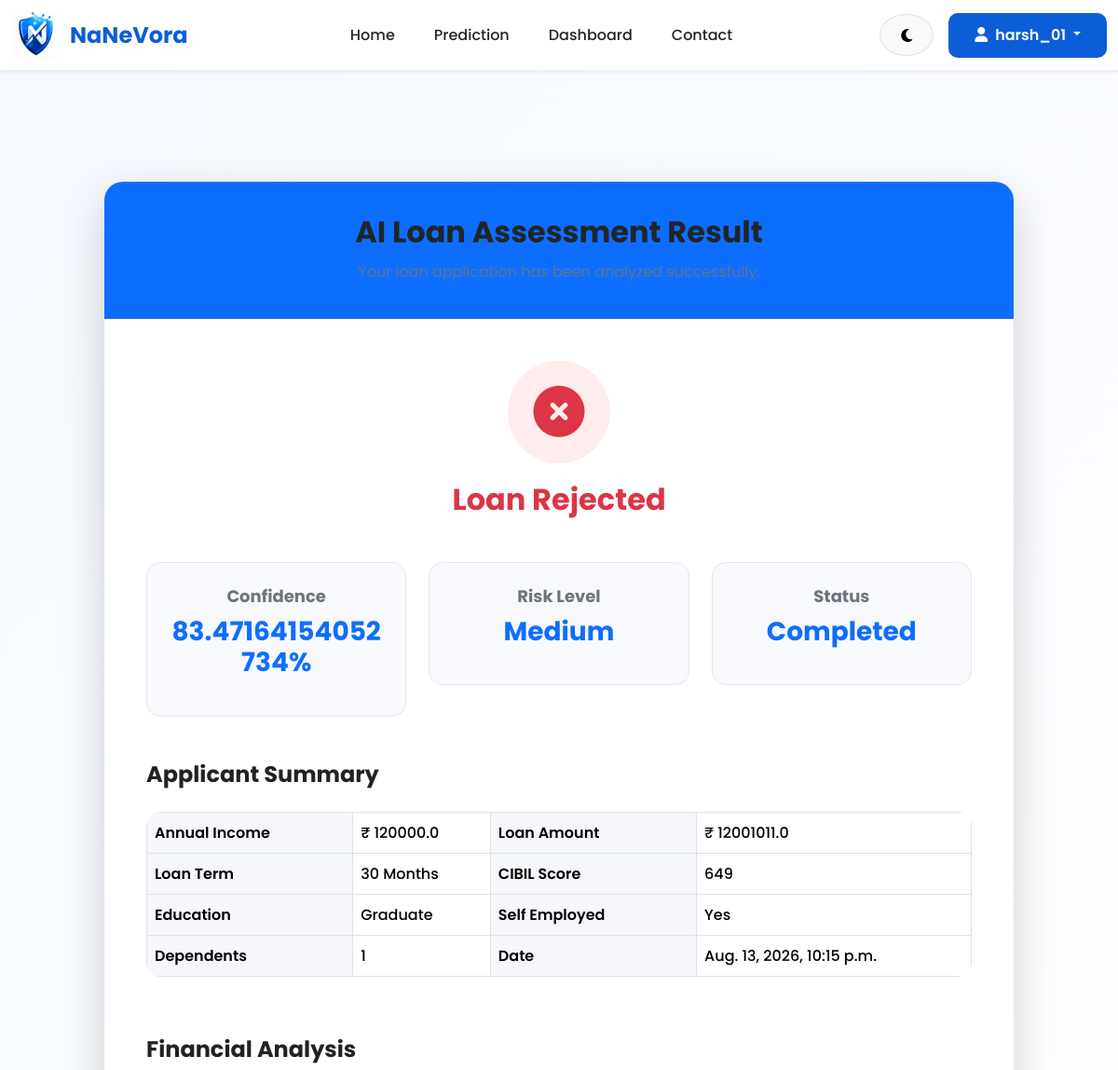
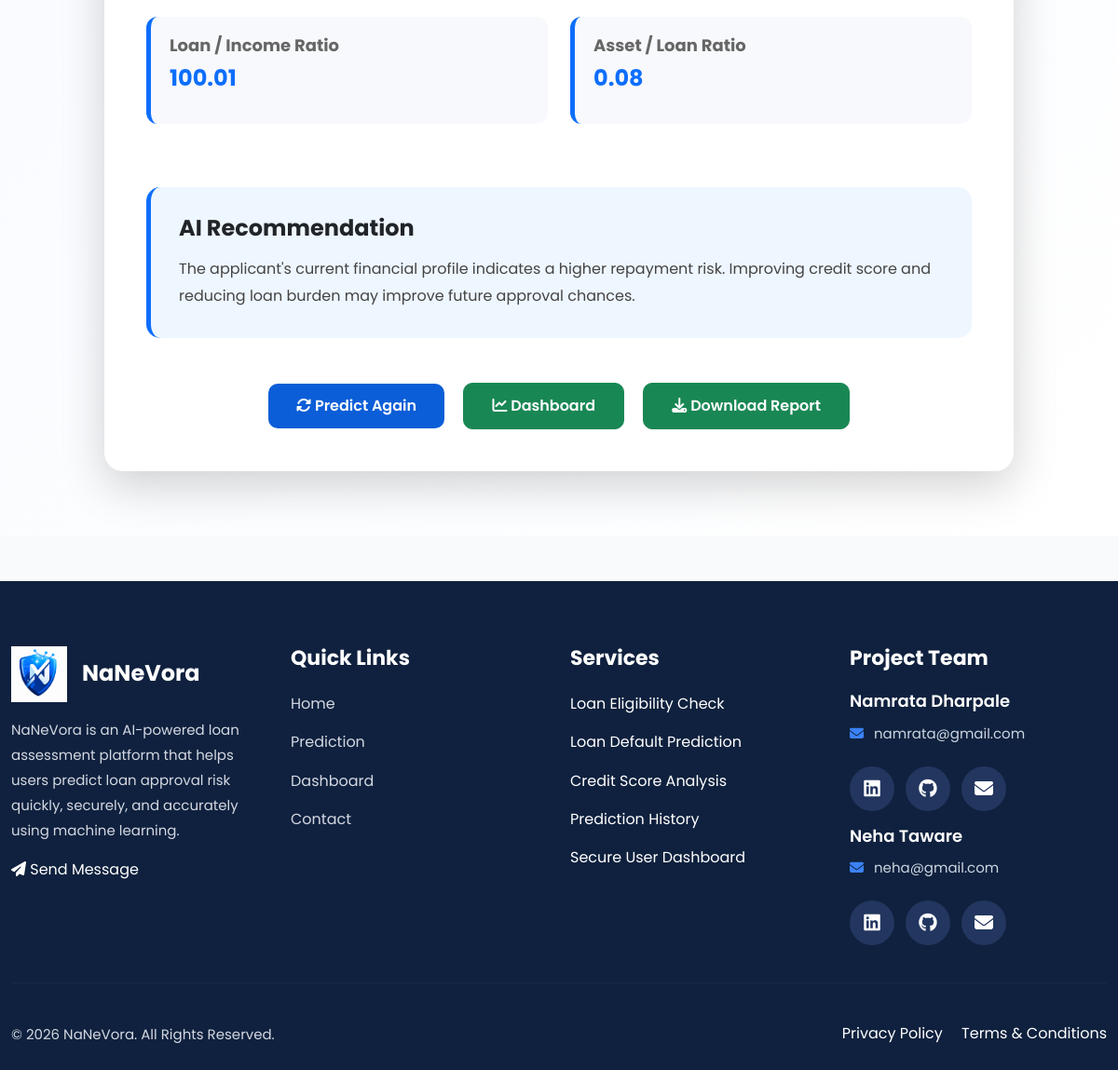
The app's page /result/16/ (signed in) with its own data (2 pictures, top to bottom).
### website/models.py (models this page shows, shortened)
class Prediction(models.Model):
    EDUCATION = [
        ('Graduate', 'Graduate'),
        ('Not Graduate', 'Not Graduate'),
    ]
    YES_NO = [
        ('Yes', 'Yes'),
        ('No', 'No'),
    ]
    RESULT = [
        ('Approved', 'Approved'),
        ('Rejected', 'Rejected'),
    ]
    user = models.ForeignKey(
        User,
        on_delete=models.CASCADE,
        related_name='predictions'
    )
    no_of_dependents = models.IntegerField()
    education = models.CharField(
        max_length=20,
        choices=EDUCATION
    )
    self_employed = models.CharField(
        max_length=10,
        choices=YES_NO
    )
    income_annum = models.FloatField()
    loan_amount = models.FloatField()
    loan_term = models.IntegerField()
    cibil_score = models.IntegerField()
    residential_assets_value = models.FloatField()
    commercial_assets_value = models.FloatField()
    luxury_assets_value = models.FloatField()
    bank_asset_value = models.FloatField()
    loan_income_ratio = models.FloatField(
        default=0
    )
    asset_loan_ratio = models.FloatField(
        default=0
    )
    prediction_result = models.CharField(
        max_length=20,
        choices=RESULT,
        blank=True
    )
    prediction_probability = models.FloatField(
        default=0
    )
    created_at = models.DateTimeField(
        auto_now_add=True
    )
    prediction_probability = models.FloatField(
        default=0
    )
    status = models.CharField(
    max_length=20,
    default="Completed"
    )
    risk_level = models.CharField(
    max_length=20,
    default="Low"
    )

### website/views.py (the view)
@login_required
def result(request, prediction_id):
    prediction = get_object_or_404(
        Prediction,
        id=prediction_id,
        user=request.user
    )
    return render(
        request,
        "result.html",
        {
            "prediction": prediction
        }
    )

### templates/result.html (shortened to what this page needs)
{% extends 'base.html' %}
{% load static %}
{% block extra_css %}
<link rel="stylesheet" href="{% static 'css/result.css' %}">
{% endblock %}
{% block content %}
<section class="result-section">
<div class="container">
<div class="row justify-content-center">
<div class="col-lg-10">
<div class="card result-card shadow-lg">
<div class="card-header text-center">
<h2>
AI Loan Assessment Result
</h2>
<p>
</p>
</div>
<div class="card-body">
<div class="text-center mb-5">
{% if prediction.prediction_result == "Approved" %}
<div class="status-icon approved">
<i class="fa-solid fa-circle-check"></i>
</div>
<h2 class="text-success">
Loan Approved
</h2>
{% else %}
<div class="status-icon rejected">
<i class="fa-solid fa-circle-xmark"></i>
</div>
<h2 class="text-danger">
Loan Rejected
</h2>
{% endif %}
</div>
<div class="row g-4 mb-5">
<div class="col-md-4">
<div class="summary-box">
<h6>
Confidence
</h6>
<h3>
{{ prediction.prediction_probability }}%
</h3>
</div>
</div>
<div class="col-md-4">
<div class="summary-box">
<h6>
Risk Level
</h6>
<h3>
{{ prediction.risk_level }}
</h3>
</div>
</div>
<div class="col-md-4">
<div class="summary-box">
<h6>
Status
</h6>
<h3>
{{ prediction.status }}
</h3>
</div>
</div>
</div>
<h4 class="section-title">
Applicant Summary
</h4>
<div class="table-responsive">
<table class="table table-bordered">
<tbody>
<tr>
<th>Annual Income</th>
<td>₹ {{ prediction.income_annum }}</td>
<th>Loan Amount</th>
<td>₹ {{ prediction.loan_amount }}</td>
</tr>
<tr>
<th>Loan Term</th>
<td>{{ prediction.loan_term }} Months</td>
<th>CIBIL Score</th>
<td>{{ prediction.cibil_score }}</td>
</tr>
<tr>
<th>Education</th>
<td>{{ prediction.education }}</td>
<th>Self Employed</th>
<td>{{ prediction.self_employed }}</td>
</tr>
<tr>
<th>Dependents</th>
<td>{{ prediction.no_of_dependents }}</td>
<th>Date</th>
<td>{{ prediction.created_at }}</td>
</tr>
</tbody>
</table>
</div>
<h4 class="section-title mt-5">
Financial Analysis
</h4>
<div class="row">
<div class="col-md-6">
<div class="analysis-box">
<h6>
Loan / Income Ratio
</h6>
<h4>
{{ prediction.loan_income_ratio|floatformat:2 }}
</h4>
</div>
</div>
<div class="col-md-6">
<div class="analysis-box">
<h6>
Asset / Loan Ratio
</h6>
<h4>
{{ prediction.asset_loan_ratio|floatformat:2 }}
</h4>
</div>
</div>
</div>
<div class="recommendation mt-5">
<h4>
AI Recommendation
</h4>
{% if prediction.prediction_result == "Approved" %}
<p>
Based on the applicant's financial profile,
the loan application demonstrates a healthy repayment
capacity and acceptable credit behaviour.
</p>
{% else %}
<p>
The applicant's current financial profile
indicates a higher repayment risk.
Improving credit score and reducing loan burden
may improve future approval chances.
</p>
{% endif %}
</div>
<div class="text-center mt-5">
<a href="{% url 'prediction' %}" class="btn btn-primary me-3">
<i class="fa-solid fa-rotate"></i>
Predict Again
</a>
<a href="{% url 'dashboard' %}" class="btn btn-success me-3">
<i class="fa-solid fa-chart-line"></i>
Dashboard
</a>
<a href="{% url 'download_report' prediction.id %}"
   class="btn btn-success">
    <i class="fa-solid fa-download"></i>
    Download Report
</a>
</div>
</div>
</div>
</div>
</div>
</div>
</section>
{% endblock %}

### templates/navbar.html (shortened to what this page needs)
{% load static %}
<nav class="navbar navbar-expand-lg custom-navbar shadow-sm sticky-top">
    <div class="container">
<a class="navbar-brand d-flex align-items-center"
   href="{% url 'home' %}">
    <img src="{% static 'images/logo.png' %}"
         alt="NaNeVora Logo"
         class="logo-img">
    <div class="ms-2">
        <h4 class="brand-text mb-0">
            NaNeVora
        </h4>
        </div>
        </a>
        <div class="collapse navbar-collapse"
             id="mainNavbar">
            <ul class="navbar-nav mx-auto">
                <li class="nav-item">
                    <a class="nav-link" href="{% url 'home' %}">
                        Home
                    </a>
                </li>
                <li class="nav-item">
                    <a class="nav-link" href="{% url 'prediction' %}">
                        Prediction
                    </a>
                </li>
                <li class="nav-item">
                    <a class="nav-link" href="{% url 'dashboard' %}">
                        Dashboard
                    </a>
                </li>
                <li class="nav-item">
                    <a class="nav-link" href="{% url 'contact' %}">
                        Contact
                    </a>
                </li>
            </ul>
            <div class="d-flex align-items-center">
                <button
                    type="button"
                    class="btn btn-light theme-btn me-3"
                    id="themeToggle"
                    aria-label="Toggle Dark Mode">
                    <i class="fa-solid fa-moon"></i>
                </button>
                {% if user.is_authenticated %}
                <div class="dropdown">
                    <button class="btn btn-primary dropdown-toggle"
                            data-bs-toggle="dropdown">
                        <i class="fa-solid fa-user me-1"></i>
                        {{ user.username }}
                    </button>
                </div>
                {% endif %}
            </div>
        </div>
    </div>
</nav>

### static/css/variables.css (style rules this page uses)
:root { --primary-color:#0B5ED7; --primary-dark:#084298; --primary-light:#D7E8FF; --secondary-color:#0D6EFD; --background-color:#F8FAFC; --card-background:#FFFFFF; --navbar-background:#FFFFFF; --footer-background:#0B1F3A; --text-color:#212529; --text-light:#6C757D; --white:#FFFFFF; --black:#000000; --success:#198754; --warning:#FFC107; --danger:#DC3545; --info:#0DCAF0; --border-color:#DEE2E6; --radius-sm:5px; --radius-md:10px; --radius-lg:18px; --radius-xl:25px; --shadow-sm:0 2px 5px rgba(0,0,0,.08); --shadow-md:0 5px 15px rgba(0,0,0,.10); --shadow-lg:0 10px 30px rgba(0,0,0,.15); --font-family:'Poppins',sans-serif; --font-small:14px; --font-normal:16px; --font-medium:18px; --font-large:24px; --font-xl:32px; --font-xxl:42px; --weight-light:300; --weight-normal:400; --weight-medium:500; --weight-semibold:600; --weight-bold:700; --transition:0.30s ease-in-out; --navbar-height:75px; --footer-padding:60px; --button-padding:12px 28px; }

### static/css/base.css (style rules this page uses)
* { margin:0; padding:0; box-sizing:border-box; }
body { font-family:var(--font-family); background:var(--background-color); color:var(--text-color); font-size:var(--font-normal); line-height:1.7; overflow-x:hidden; transition:var(--transition); }
h1, h2, h3, h4, h5, h6 { font-weight:var(--weight-bold); color:var(--text-color); margin-bottom:15px; }
h2 { font-size:var(--font-xl); }
h3 { font-size:30px; }
h4 { font-size:24px; }
h6 { font-size:18px; }
p { color:var(--text-light); margin-bottom:15px; }
a { text-decoration:none; color:inherit; transition:var(--transition); }
img { max-width:100%; height:auto; }
section { padding:80px 0; }
.container { width:100%; }
.btn { border-radius:var(--radius-md); padding:var(--button-padding); font-weight:600; transition:var(--transition); }
.btn-primary { background:var(--primary-color); border:none; }
.card { background:var(--card-background); border:none; border-radius:var(--radius-lg); box-shadow:var(--shadow-md); transition:var(--transition); }
.table { background:var(--card-background); border-radius:var(--radius-md); overflow:hidden; }
ul { list-style:none; margin:0; padding:0; }
html { scroll-behavior:smooth; }

### static/css/navbar.css (style rules this page uses)
.custom-navbar { background:var(--navbar-background); height:var(--navbar-height); box-shadow:var(--shadow-sm); transition:var(--transition); z-index:1000; }
.logo-img { width:55px; height:55px; object-fit:contain; }
.brand-text { color:var(--primary-color); font-size:24px; font-weight:700; line-height:1; }
.navbar-nav { gap:12px; }
.nav-link { position:relative; color:var(--text-color); font-weight:500; padding:10px 15px !important; transition:var(--transition); }
.nav-link::after { content:""; position:absolute; left:0; bottom:0; width:0; height:3px; background:var(--primary-color); border-radius:20px; transition:var(--transition); }
.theme-btn { width:45px; height:45px; border-radius:50%; border:1px solid var(--border-color); display:flex; align-items:center; justify-content:center; transition:var(--transition); }
.btn-primary { font-weight:600; }
.sticky-top { top:0; }

### static/css/darkmode.css (style rules this page uses)
body, .navbar, .footer, .card, .form-control, .form-select, .table, .btn, .dropdown-menu { transition:all .35s ease; }

### static/css/responsive.css (style rules this page uses)
@media (max-width:1400px) { .container { max-width:1200px; } }
@media (max-width:1200px) { h2 { font-size:32px; } }
@media (max-width:1200px) { h3 { font-size:28px; } }
@media (max-width:1200px) { section { padding:70px 0; } }

### static/css/animations.css (style rules this page uses)
.card { transition:.35s; }
.btn { transition:.3s; }
.nav-link { transition:.3s; }

### records on screen
Prediction: prediction_probability "83.47164154052734", risk_level "Medium", status "Completed", income_annum "120000.0", loan_amount "12001011.0", loan_term "30", cibil_score "649", education "Graduate", self_employed "Yes", no_of_dependents "1", created_at "Aug. 13, 2026, 10:15 p.m.", loan_income_ratio "100.01", asset_loan_ratio "0.08"

### other values on screen
{{ user.username }} "harsh_01"
